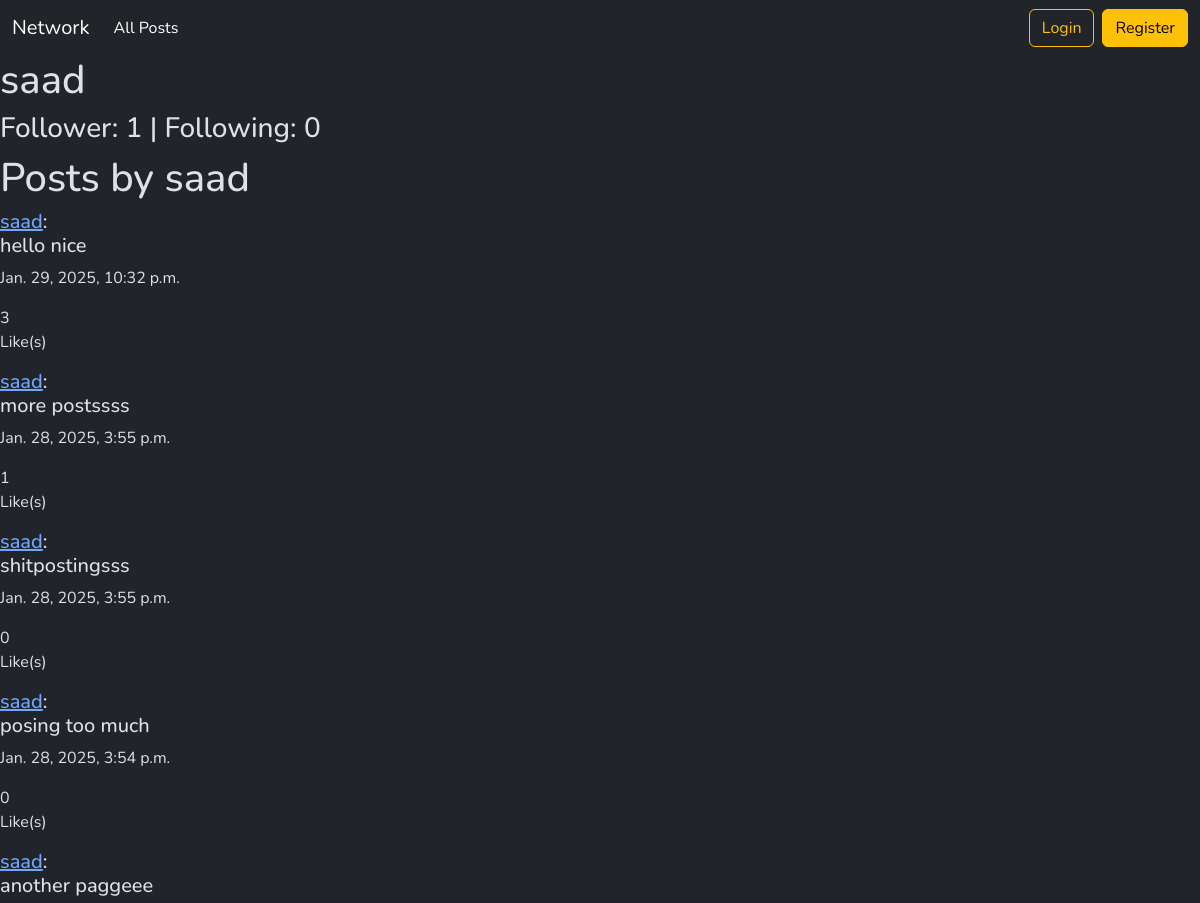
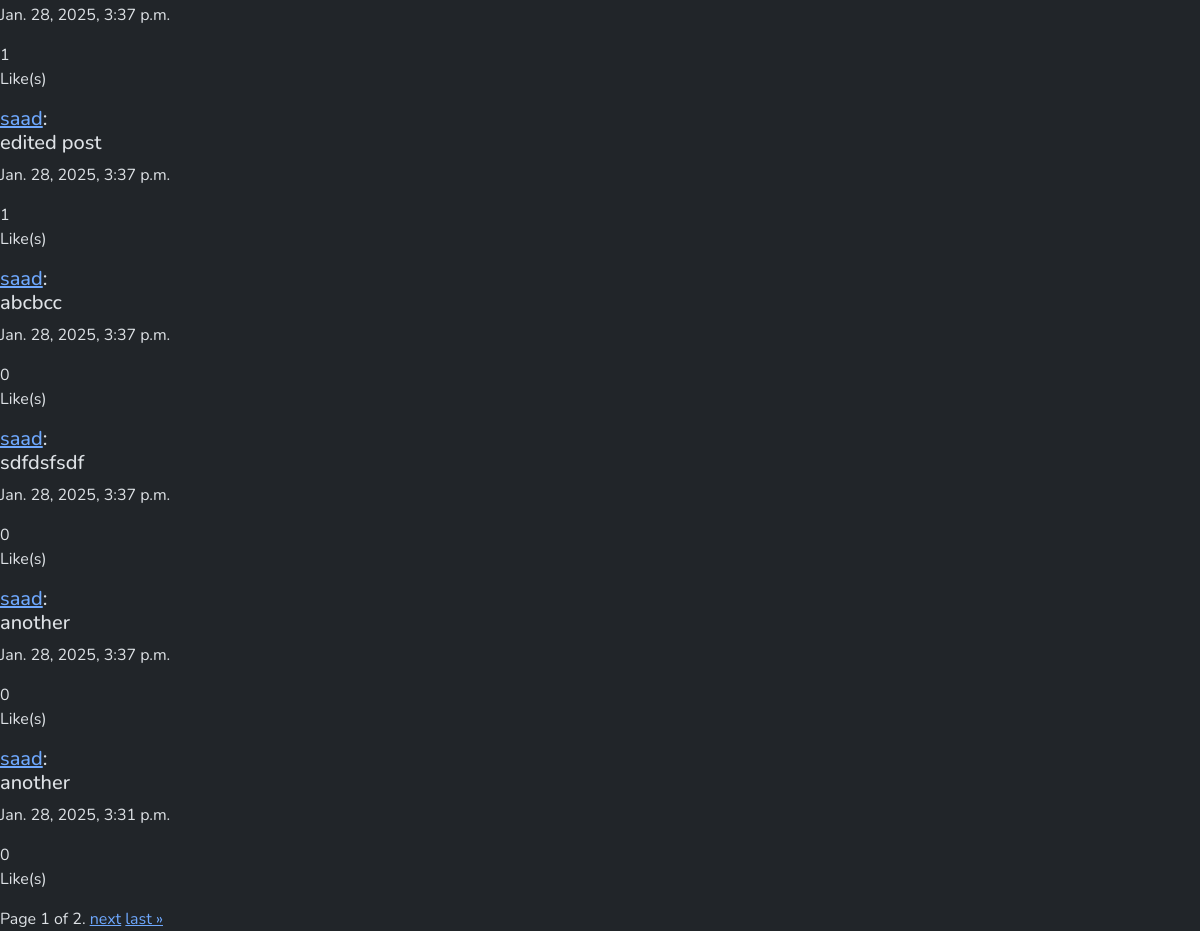
The app's page /user/saad with its own data (2 pictures, top to bottom).
### network/models.py (models this page shows, shortened)
class User(AbstractUser):
    followers = models.ManyToManyField('self', related_name='following', symmetrical=False, blank=True)

class Post(models.Model):
    creator = models.ForeignKey(User, on_delete=models.CASCADE, related_name="posts")
    postContent = models.CharField(max_length=1000, blank=False)
    created_at = models.DateTimeField(auto_now_add=True)
    liked_by = models.ManyToManyField(User, related_name="liked_posts", blank=True)

### network/views.py (the view)
# urls.py: path("user/<str:username>", views.user_profile, name="userProfile"),
def user_profile(request, username):
    try:
        user = User.objects.get(username = username)
    except:
        return HttpResponseNotFound('not allowed :(')
    page_obj = get_page_obj(request, user.posts.all().order_by('-created_at'))
    return render(request, 'network/profile.html',{"userData":user, "page_obj":page_obj})

### network/util.py (called while the page is built)
def get_page_obj(request, posts):
    posts_list = posts
    paginator = Paginator(posts_list, 10)
    page_number = request.GET.get('page')
    page_obj = paginator.get_page(page_number)
    return page_obj

### network/templates/network/profile.html (shortened to what this page needs)
{% extends "network/layout.html" %}
{% block body %}
<h1>{{userData.username}}</h1>
<h3>Follower: {{userData.followers.count}} | Following: {{userData.following.count}}</h3>
<h1>Posts by {{userData.username}}</h1>
{% include 'network/posts.html' %}
{% endblock %}

### network/templates/network/posts.html (shortened to what this page needs)
{% load static %}
{% for post in page_obj %}
<div class="post">
    <h5><a href="{% url 'userProfile' post.creator.username %}">{{post.creator}}</a>: <div class="post-content-{{post.id}}">{{post.postContent}}</div>
    </h5>
    <p>{{post.created_at}}</p>
    <p>
    <div class="like-count-{{post.id}}">{{post.liked_by.count}}</div> Like(s)</p>
</div>
{% empty %}
<div>No Posts.</div>
{% endfor %}
<div class="pagination">
    <span class="step-links">
        <span class="current">
            Page {{ page_obj.number }} of {{ page_obj.paginator.num_pages }}.
        </span>
        {% if page_obj.has_next %}
        <a href="?page={{ page_obj.next_page_number }}">next</a>
        <a href="?page={{ page_obj.paginator.num_pages }}">last &raquo;</a>
        {% endif %}
    </span>
</div>

### network/static/network/styles.css (style rules this page uses)
* { margin: 0; padding: 0; box-sizing: border-box; font-family: "Nunito", sans-serif; }

### records on screen
User: username "saad", followers.count "1", following.count "0"
Post: creator "saad", postContent "hello nice", created_at "Jan. 29, 2025, 10:32 p.m.", liked_by.count "3"
Post: creator "saad", postContent "more postssss", created_at "Jan. 28, 2025, 3:55 p.m.", liked_by.count "1"
Post: creator "saad", postContent "shitpostingsss", created_at "Jan. 28, 2025, 3:55 p.m.", liked_by.count "0"
Post: creator "saad", postContent "posing too much", created_at "Jan. 28, 2025, 3:54 p.m.", liked_by.count "0"
Post: creator "saad", postContent "another paggeee", created_at "Jan. 28, 2025, 3:37 p.m.", liked_by.count "1"
Post: creator "saad", postContent "edited post", created_at "Jan. 28, 2025, 3:37 p.m.", liked_by.count "1"
Post: creator "saad", postContent "abcbcc", created_at "Jan. 28, 2025, 3:37 p.m.", liked_by.count "0"
Post: creator "saad", postContent "sdfdsfsdf", created_at "Jan. 28, 2025, 3:37 p.m.", liked_by.count "0"
Post: creator "saad", postContent "another", created_at "Jan. 28, 2025, 3:37 p.m.", liked_by.count "0"
Post: creator "saad", postContent "another", created_at "Jan. 28, 2025, 3:31 p.m.", liked_by.count "0"

### other values on screen
{{ page_obj.number }} "1"
{{ page_obj.paginator.num_pages }} "2"
